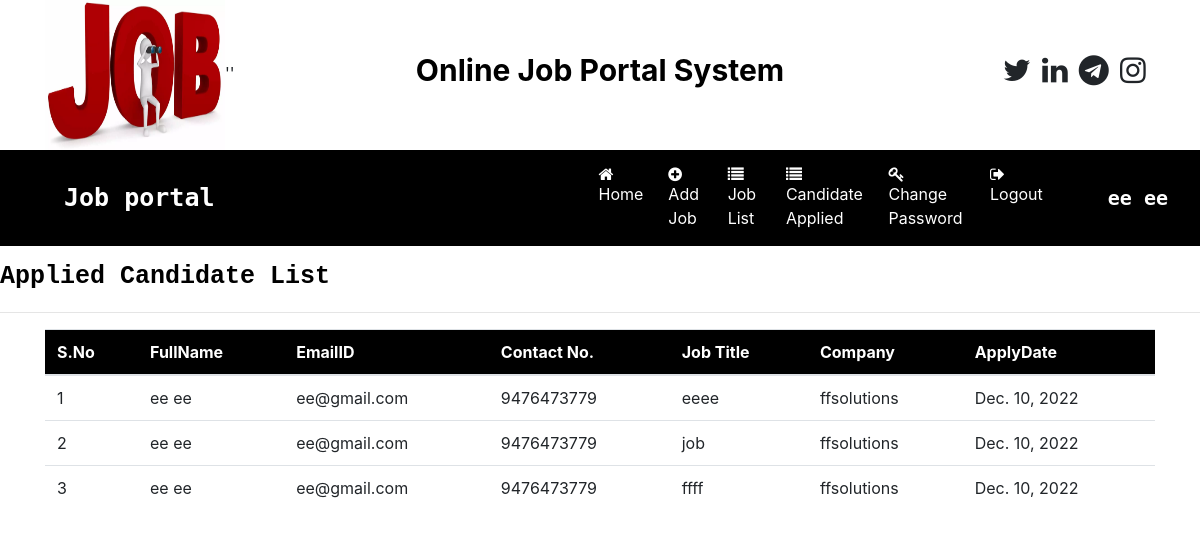
Page /applied_candidatelist (signed in) on the committed database.
### job/models.py (models this page shows, shortened)
class Apply(models.Model):
    job=models.ForeignKey(Job,on_delete=models.CASCADE)
    student =models.ForeignKey(StudentUser,on_delete=models.CASCADE)
    proficiency=models.CharField(max_length=1000,null=True)
    applydate=models.DateField()

class StudentUser(models.Model):
    user=models.ForeignKey(User,on_delete=models.CASCADE)
    mobile =models.CharField(max_length=15)
    image=models.FileField(null=True)
    gender=models.CharField(max_length=10)
    type=models.CharField(max_length=15)

class Job(models.Model):
    recruiter=models.ForeignKey(Recruiter,on_delete=models.CASCADE)
    start_date =models.DateField()
    end_date=models.DateField()
    title=models.CharField(max_length=100)
    salary=models.FloatField(max_length=20)
    image=models.FileField()
    description =models.CharField(max_length=300)
    experience =models.CharField(max_length=50)
    location =models.CharField(max_length=100)
    skills =models.CharField(max_length=100)
    creationdate =models.DateField()

class Recruiter(models.Model):
    user=models.ForeignKey(User,on_delete=models.CASCADE)
    mobile =models.CharField(max_length=15)
    image=models.FileField(null=True)
    gender=models.CharField(max_length=10)
    company=models.CharField(max_length=100)
    type=models.CharField(max_length=15)
    status=models.CharField(max_length=20)

### job/views.py (the view)
# urls.py: path('applied_candidatelist',applied_candidatelist,name="applied_candidatelist"),
def applied_candidatelist(request):
    if not request.user.is_authenticated:
        return redirect('recruiter_login')
    data=Apply.objects.all()
    d={'data':data}
    return render(request,'applied_candidatelist.html',d)

### job/templates/applied_candidatelist.html (shortened to what this page needs)
{% load static %}
{% block body %}
{% include 'recruiter_navigation.html' %}
<marquee style="font-family:monospace;font-size:25px;color:black;font-weight:bold;margin-top:1%">
    Applied Candidate List
</marquee>
<hr>
<div class="container">
<table class="table table-hover "id="example">
    <thead>
    <tr style="background-color:black;color:white">
            <th>S.No</th>
            <th>FullName</th>
            <th>EmailID</th>
            <th>Contact No.</th>
            <th>Job Title</th>
            <th>Company</th>
            <th>ApplyDate</th>
    </tr>
    </thead>
    <tbody>
    {% for i in data %}
    <tr>
            <td>{{forloop.counter}}</td>
            <td>{{i.student.user.first_name}} {{i.student.user.last_name}}</td>
            <td>{{i.student.user.username}}</td>
            <td>{{i.student.mobile}}</td>
            <td>{{i.job.title}}</td>
            <td>{{i.job.recruiter.company}}</td>
            <td>{{i.applydate}}</td>
        </tr>
        {% endfor %}
    </tbody>
</table>
</div>
{% endblock %}

### job/templates/recruiter_navigation.html (shortened to what this page needs)
<html>
    <head>
        {% load static %}
  <link rel="stylesheet" href="https://cdn.jsdelivr.net/npm/bootstrap@4.6.2/dist/css/bootstrap.min.css">
  <link rel="stylesheet" href="https://cdnjs.cloudflare.com/ajax/libs/font-awesome/4.7.0/css/font-awesome.min.css">
    </head>
    <body>
        <div class="container">
            <div class="row">
                <div class="col-sm-3">
                     <img src="{% static 'images/job1.WEBP' %}"width="180px" height="150px">''
                </div>
                <div class="col-sm-6 mt-5 text-center">
                    <span style="font-weight : bold ; font-size: 30px">
                        <span style="color : black">Online Job</span>
                        <span style="color : black">Portal System</span>
                    </span>
               </div>
               <div class="col-sm-3 mt-5" style="padding-left : 10% ">
               <span style="font-weight:bold ; font-size : 30px">
                  <span><i class="fa fa-twitter pl-1"></iclass></i></span>
                  <span><i class="fa fa-linkedin pl-1"></iclass></i></span>
                  <span><i class="fa fa-telegram pl-1"></iclass></i></span>
                  <span><i class="fa fa-instagram pl-1"></iclass></i></span>
               </span>
           </div>
            </div>
        </div>
        <nav class="navbar navbar-expand-sm" style="background-color: black ">
            <a class="navbar-brand text-white pl-5 font-weight-bold" style="font-family: 'monospace'; font-size:25px">Job portal</a>
        <ul class="navbar-nav">
            <li class="nav-item">
                <a class="nav-link" href="{% url 'recruiter_home' %}" style="margin-left:360px"><i class ="fa fa-home mr-1"></i> Home</a>
            </li>
            <li class="nav-item">
                <a class="nav-link" href="{% url 'add_job' %}" ><i class ="fa fa-plus-circle mr-1"></i>Add Job</a>
            </li>
            <li class="nav-item">
                <a class="nav-link" href="{% url 'job_list' %}" ><i class ="fa fa-list mr-1"></i>Job List</a>
            </li>
            <li class="nav-item">
                <a class="nav-link" href="{% url 'applied_candidatelist' %}" ><i class ="fa fa-list mr-1"></i>Candidate Applied</a>
            </li>
            <li class="nav-item">
                <a class="nav-link" href="{% url 'change_passwordrecruiter' %}" ><i class ="fa fa-key mr-1"></i>Change Password</a>
            </li>
            <li class="nav-item">
                <a class="nav-link" href="{% url 'Logout' %}" ><i class ="fa fa-sign-out mr-1"></i>Logout</a>
            </li>
        </ul>
        <a class="navbar-brand text-white pl-5 font-weight-bold" style="font-family: 'monospace'; font-size:20px">{{request.user.first_name}} {{request.user.last_name}}</a>
        </nav>
    </body>
</html>

### job/templates/recruiter_navigation.html (style rules this page uses)
.nav-link { color:white; margin-right:9px; }

### rows in the picture
Apply: student.user.first_name "ee", student.user.last_name "ee", student.user.username "ee@gmail.com", student.mobile "9476473779", job "eeee", job.recruiter.company "ffsolutions", applydate "Dec. 10, 2022"
Apply: student.user.first_name "ee", student.user.last_name "ee", student.user.username "ee@gmail.com", student.mobile "9476473779", job "job", job.recruiter.company "ffsolutions", applydate "Dec. 10, 2022"
Apply: student.user.first_name "ee", student.user.last_name "ee", student.user.username "ee@gmail.com", student.mobile "9476473779", job "ffff", job.recruiter.company "ffsolutions", applydate "Dec. 10, 2022"

### other values in the picture
{{ request.user.first_name }} "ee"
{{ request.user.last_name }} "ee"
